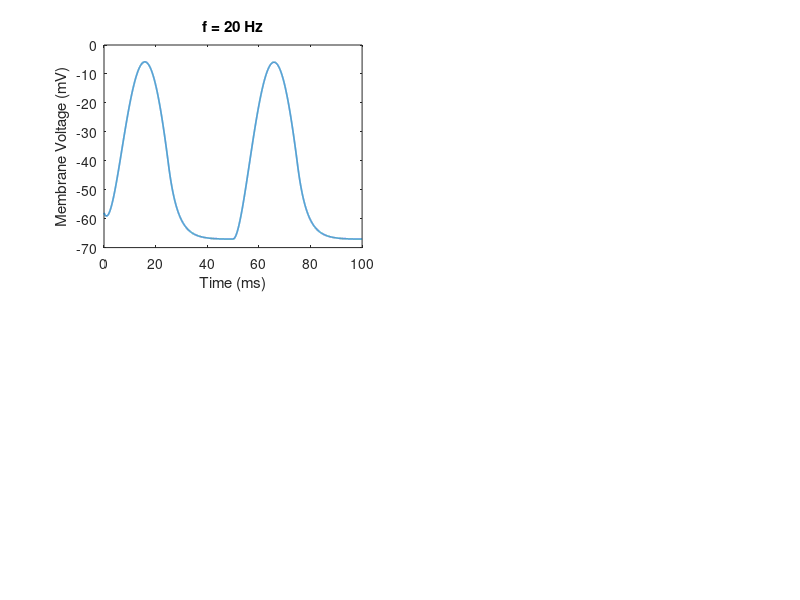

The MATLAB script that drew this image: (Note: this script raises an error after producing the figure.)
clear
clc

% Set up range of times (x-axis)
dt = 1e-5; % Difference between time values
T_end = 0.1; % Total simulation time (s)
t = 0:dt:T_end; % List of times

G_bas = 1.104e-9; % Basolateral membrane conductance
% Calculated from Rattay et al. (1998) Table 1 and Appendix equations #8.
% They explain that total membrane capacitance = membrane surface area x 
% specific membrane conductance. 
% This is equivalent to membrane capacitance = membrane surface area / 
% specific membrane resistance.
% Once converted to SI units,
% G_bas = (552 x 10e-12 m^2) / (0.5 ohm m^2) = 1.104e-10 S.

C_bas = 1.104e-10; % Basolateral membrane capacitance
% Calculated from Rattay et al. (1998) Table 1 and Appendix equations #8.
% They state that total membrane capacitance = membrane surface area x 
% specific membrane capacitance.
% Once converted to SI units, 
% C_bas = (552 x 10e-12 m^2) x (0.2 F / m^2) = 1.104e-10 F.

G_K = 28.71e-9; % Potassium conductance
% From López-Poveda & Eustaquio-Martín (2006), Table 1.
% They utilized a potassium conductance of G_1 = 28.71 nS.

V_bas = -43e-3; % Basolateral membrane potential
% From Rattay et al. (1998), Table 1.
% They calculated the Nernst potential between the cortilymph and cytoplasm
% to be E_III = - 43 mV.

V_K = -75e-3; % Potassium equilibrium potential   
% From López-Poveda & Eustaquio-Martín (2006), Table 1.
% They used a potassium reversal potential of E_K = - 75 mV.

A_stereo = 2.0e-9; % Stereocilia current amplitude
% From López-Poveda & Eustaquio-Martín (2006), "Model Predictions" section.
% This was the maximum stereocilia current amplitude they employed.

freqs = [20, 200, 2000, 20000]; % Frequencies to simulate 
% The range of human hearing is from 20 to 20,000 Hz, as stated in the
% class neuron slide deck.

for idx = 1:length(freqs)
    freq = freqs(idx); % Get specific frequency

    J_stereo = A_stereo * sin(2 * pi * freq * t); % Current from stereocilia
    J_stereo(J_stereo < 0) = 0; % Half-wave rectification
    % From López-Poveda & Eustaquio-Martín (2006), "Model Predictions"
    % section.
    % They state a half-wave rectification of sine waves is a good 
    % approximation of the inner current of an IHC.
    
    J_K = 0.2e-9; % Outward potassium current
    % This value was chosen empirically, as models such as López-Poveda & 
    % Eustaquio-Martín (2006) describe an outward potassium current that 
    % varies. (See equation #1 in the Appendix.)
    % To simplify our model, we kept values as constants.
    % This value was chosen because it is biologically feasible, based
    % on other currents within the paper.

    V_mem = zeros(size(t)); % Set up list of membrane voltages
    V_mem(1) = -58e-3; % Initial membrane voltage
    % From López-Poveda & Eustaquio-Martín (2006), Figure 7.
    % They set V_m = -58 mV at the start of their model.
    
    % Euler method to determine membrane voltage (y-axis)
    for i = 1:(length(t) - 1)
        dVdt = (J_stereo(i) - G_bas * (V_mem(i) - V_bas) ...
                - G_K * (V_mem(i) - V_K) + J_K) / C_bas;
        V_mem(i+1) = V_mem(i) + dt * dVdt;
    end

    % Graph results in subplot
    subplot(2, 2, idx)
    ms = t*1000; % Convert to ms
    mV = V_mem*1000; % Convert to mV
    plot(ms, mV, 'LineWidth', 1.2)
    xlabel('Time (ms)')
    ylabel('Membrane Voltage (mV)')
    title(['f = ', num2str(freq), ' Hz'])
    sgtitle('IHC Membrane Voltage Responses to Frequency Stimuli');
    grid on
end
